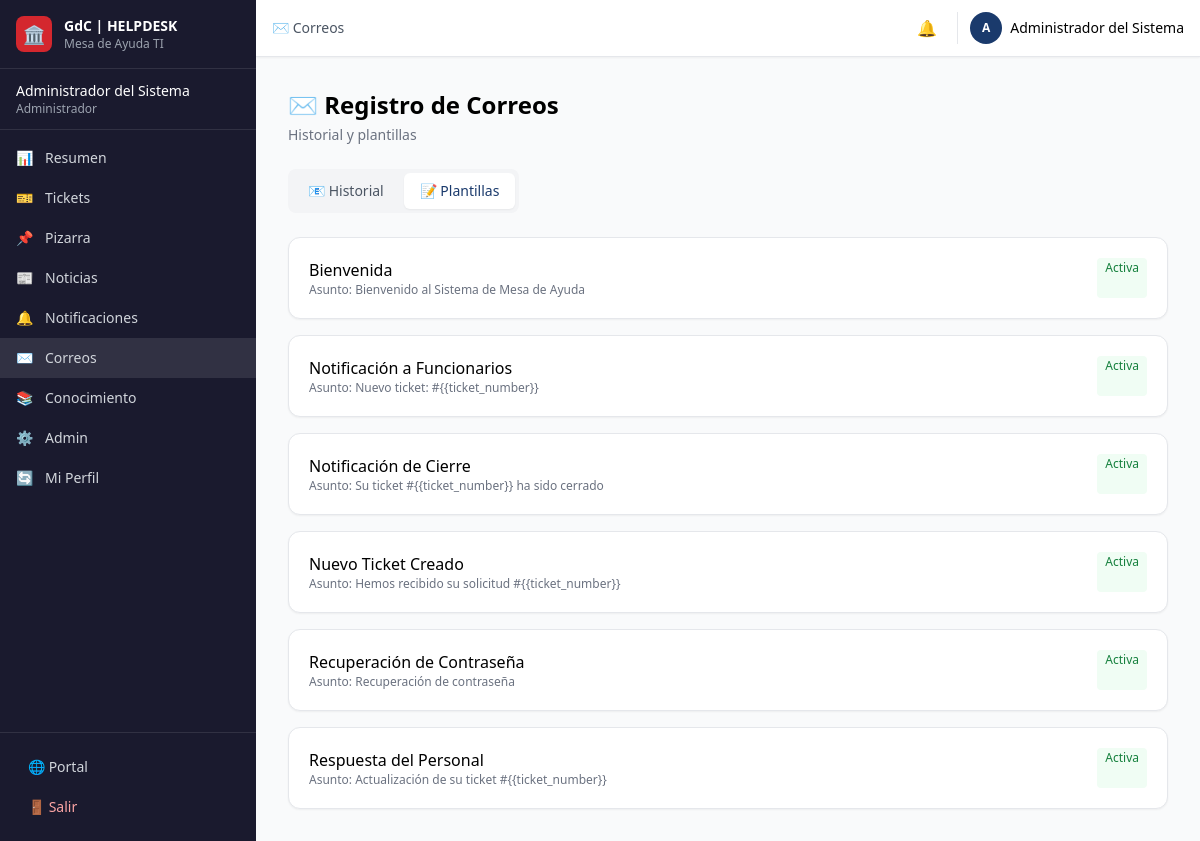
The app's page /public/emails.php?tab=templates (signed in) with its own data.
### tables this page shows
CREATE TABLE `email_templates` (
  `id` INT(11) NOT NULL AUTO_INCREMENT,
  `nombre` VARCHAR(100) NOT NULL,
  `clave` VARCHAR(50) NOT NULL UNIQUE,
  `asunto` VARCHAR(255) NOT NULL,
  `html_content` LONGTEXT NOT NULL,
  `text_content` TEXT NOT NULL,
  `enabled` TINYINT(1) NOT NULL DEFAULT 1,
  `updated_at` DATETIME DEFAULT NULL ON UPDATE CURRENT_TIMESTAMP,
  PRIMARY KEY (`id`)
);

### public/includes/functions.php (called while the page is built, shortened)
<?php
function e($str) { return htmlspecialchars($str ?? '', ENT_QUOTES, 'UTF-8'); }

### public/emails.php (the view, shortened to what this page needs)
<?php
require_once __DIR__ . '/includes/connection.php'; require_once __DIR__ . '/includes/auth.php'; require_once __DIR__ . '/includes/functions.php'; requireLogin();
$pdo = getDB(); $tab = $_GET['tab'] ?? 'logs';
$logs = $pdo->query("SELECT * FROM email_logs ORDER BY sent_at DESC")->fetchAll();
$templates = $pdo->query("SELECT * FROM email_templates ORDER BY nombre")->fetchAll();
require_once __DIR__ . '/includes/header.php'; require_once __DIR__ . '/includes/sidebar.php';
?>
<h1 class="text-2xl font-bold mb-1">✉️ Registro de Correos</h1><p class="text-gray-500 text-sm mb-6">Historial y plantillas</p>
<div class="flex gap-1 bg-gray-100 rounded-lg p-1 mb-6 w-fit"><a href="?tab=logs" class="px-4 py-2 rounded-md text-sm font-medium <?= $tab==='logs'?'bg-white shadow-sm text-[#1a3a6c]':'text-gray-600' ?>">📧 Historial</a><a href="?tab=templates" class="px-4 py-2 rounded-md text-sm font-medium <?= $tab==='templates'?'bg-white shadow-sm text-[#1a3a6c]':'text-gray-600' ?>">📝 Plantillas</a></div>
<?php if($tab==='logs'):?>
<div class="bg-white rounded-xl shadow-sm border overflow-hidden"><table class="w-full text-sm"><thead class="bg-gray-50"><tr><th class="text-left px-4 py-3 font-medium text-gray-600">Estado</th><th class="text-left px-4 py-3 font-medium text-gray-600">Destinatario</th><th class="text-left px-4 py-3 font-medium text-gray-600 hidden md:table-cell">Asunto</th><th class="text-left px-4 py-3 font-medium text-gray-600">Fecha</th><?php if(isAdmin()):?><th class="px-4 py-3"></th><?php endif;?></tr></thead><tbody class="divide-y">
<?php foreach($logs as $l): $sc=['sent'=>'bg-green-50 text-green-700','failed'=>'bg-red-50 text-red-700','pending'=>'bg-yellow-50 text-yellow-700']; $sl=['sent'=>'Enviado','failed'=>'Fallido','pending'=>'Pendiente'];?>
<tr class="hover:bg-gray-50"><td class="px-4 py-3"><span class="px-2 py-0.5 rounded text-xs font-medium <?= $sc[$l['status']]?>"><?= $sl[$l['status']]?></span></td><td class="px-4 py-3 text-gray-700"><?= e($l['to_email'])?></td><td class="px-4 py-3 text-gray-600 hidden md:table-cell truncate max-w-[250px]"><?= e($l['subject'])?></td><td class="px-4 py-3 text-gray-500 text-xs"><?= formatDate($l['sent_at'])?></td><?php if(isAdmin()):?><td class="px-4 py-3 flex gap-1"><form method="POST"><input type="hidden" name="log_id" value="<?= $l['id']?>"><button type="submit" name="resend_email" class="text-gray-400 hover:text-blue-600" title="Reenviar">🔄</button></form><form method="POST"><input type="hidden" name="log_id" value="<?= $l['id']?>"><button type="submit" name="delete_log" class="text-gray-400 hover:text-red-600" title="Eliminar">🗑️</button></form></td><?php endif;?></tr>
<?php endforeach;?></tbody></table></div>
<?php else:?>
<div class="space-y-4"><?php foreach($templates as $t):?>
<div class="bg-white rounded-xl shadow-sm border p-5"><details><summary class="flex justify-between cursor-pointer"><div><h3 class="font-medium"><?= e($t['nombre'])?></h3><p class="text-xs text-gray-500">Asunto: <?= e($t['asunto'])?></p></div><span class="text-xs px-2 py-0.5 rounded <?= $t['enabled']?'bg-green-50 text-green-700':'bg-gray-100 text-gray-500'?>"><?= $t['enabled']?'Activa':'Inactiva'?></span></summary>
</details></div>
<?php endforeach;?></div>
<?php endif;?>
<?php require_once __DIR__ . '/includes/footer.php'; ?>

### records on screen
email_templates: nombre "Bienvenida", asunto "Bienvenido al Sistema de Mesa de Ayuda", enabled "Activa"
email_templates: nombre "Notificación a Funcionarios", asunto "Nuevo ticket: #{{ticket_number}}", enabled "Activa"
email_templates: nombre "Notificación de Cierre", asunto "Su ticket #{{ticket_number}} ha sido cerrado", enabled "Activa"
email_templates: nombre "Nuevo Ticket Creado", asunto "Hemos recibido su solicitud #{{ticket_number}}", enabled "Activa"
email_templates: nombre "Recuperación de Contraseña", asunto "Recuperación de contraseña", enabled "Activa"
email_templates: nombre "Respuesta del Personal", asunto "Actualización de su ticket #{{ticket_number}}", enabled "Activa"

### other values on screen
$user['fullName'] "Administrador del Sistema"
$user['role'] === 'admin' ? 'Administrador' : $user['role'] "Administrador"
$i[1] "📊"
$i[2] "Resumen"
$i[1] "🎫"
$i[2] "Tickets"
$i[1] "📌"
$i[2] "Pizarra"
$i[1] "📰"
$i[2] "Noticias"
$i[1] "🔔"
$i[2] "Notificaciones"
$i[1] "✉️"
$i[2] "Correos"
$i[1] "📚"
